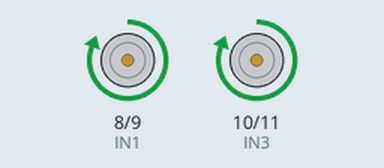
Simulated run of this sketch. Board: Arduino Uno, built with avr-gcc and run on an emulated ATmega328P. On the bench: motor-driver pin pairs drawn as motors (green arrow = first pin HIGH = forward, orange = second pin HIGH = backward, longer = more drive, scaled by the enable pin).

Above: at 1.0 s.
At 3.0 s:
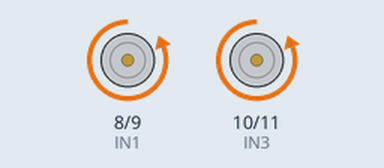
At 4.5 s:
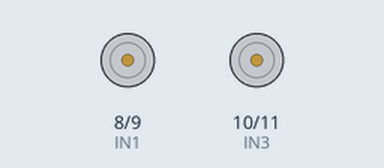
Timing chart, 0 to 6.5 s (numbered marks = the images above):
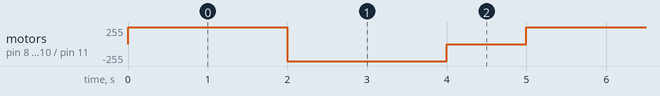

The sketch:

L298N_MotorDriver.ino
```cpp
/*
https://howtomechatronics.com/tutorials/arduino/arduino-dc-motor-control-tutorial-l298n-pwm-h-bridge/

*/

#define ENA 5
#define IN1 8
#define IN2 9

#define ENB 6
#define IN3 10
#define IN4 11

void setup() {
  pinMode(ENA, OUTPUT);
  pinMode(IN1, OUTPUT);
  pinMode(IN2, OUTPUT);
  pinMode(ENB, OUTPUT);
  pinMode(IN3, OUTPUT);
  pinMode(IN4, OUTPUT);
  Serial.begin(9600);
}

void loop() {
  // Motor A
  digitalWrite(IN1, HIGH);
  digitalWrite(IN2, LOW);
  analogWrite(ENA, 255); // Speed Control

  // Motor B
  digitalWrite(IN3, HIGH);
  digitalWrite(IN4, LOW);
  analogWrite(ENB, 255); // Speed Control

  delay(2000);

  // Motor A
  digitalWrite(IN1, LOW);
  digitalWrite(IN2, HIGH);
  analogWrite(ENA, 255); // Speed Control

  // Motor B
  digitalWrite(IN3, LOW);
  digitalWrite(IN4, HIGH);
  analogWrite(ENB, 255); // Speed Control

  delay(2000);

  // Motor A
  digitalWrite(IN1, LOW);
  digitalWrite(IN2, LOW);
  analogWrite(ENA, 0); // Stop

  // Motor B
  digitalWrite(IN3, LOW);
  digitalWrite(IN4, LOW);
  analogWrite(ENB, 0); // Stop

  delay(1000);
}
```

Measured:
- by itself, motor on pin 8 (IN1) / pin 9 (IN2), motor on pin 10 (IN3) / pin 11 (IN4): repeats every 5.0 s: backward 255/255 2.0 s, stopped 1.0 s, forward 255/255 2.0 s
